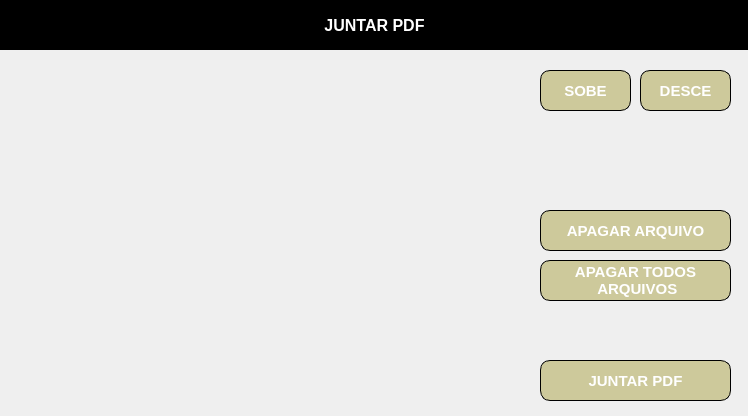
<?xml version="1.0" encoding="UTF-8"?>
<ui version="4.0">
 <class>pdfMerger</class>
 <widget class="QWidget" name="pdfMerger">
  <property name="geometry">
   <rect>
    <x>0</x>
    <y>0</y>
    <width>748</width>
    <height>416</height>
   </rect>
  </property>
  <property name="windowTitle">
   <string>JUNTAR PDF</string>
  </property>
  <widget class="QLabel" name="label_7">
   <property name="geometry">
    <rect>
     <x>-10</x>
     <y>-11</y>
     <width>771</width>
     <height>61</height>
    </rect>
   </property>
   <property name="styleSheet">
    <string notr="true">background: black;</string>
   </property>
   <property name="text">
    <string/>
   </property>
  </widget>
  <widget class="QLabel" name="label_5">
   <property name="geometry">
    <rect>
     <x>4</x>
     <y>10</y>
     <width>741</width>
     <height>31</height>
    </rect>
   </property>
   <property name="font">
    <font>
     <pointsize>12</pointsize>
     <weight>75</weight>
     <bold>true</bold>
    </font>
   </property>
   <property name="styleSheet">
    <string notr="true">color: white;</string>
   </property>
   <property name="text">
    <string>JUNTAR PDF</string>
   </property>
   <property name="alignment">
    <set>Qt::AlignCenter</set>
   </property>
  </widget>
  <widget class="QLabel" name="label_6">
   <property name="geometry">
    <rect>
     <x>20</x>
     <y>10</y>
     <width>31</width>
     <height>31</height>
    </rect>
   </property>
   <property name="text">
    <string/>
   </property>
   <property name="pixmap">
    <pixmap>../static/apple-touch-icon.png</pixmap>
   </property>
   <property name="scaledContents">
    <bool>true</bool>
   </property>
  </widget>
  <widget class="QPushButton" name="btnSobe">
   <property name="geometry">
    <rect>
     <x>540</x>
     <y>70</y>
     <width>91</width>
     <height>41</height>
    </rect>
   </property>
   <property name="font">
    <font>
     <pointsize>11</pointsize>
     <weight>75</weight>
     <bold>true</bold>
    </font>
   </property>
   <property name="styleSheet">
    <string notr="true">border-radius: 10px; border: 1px solid rgb(0,0,0);  background-color: #CDC99B;    color: white;</string>
   </property>
   <property name="text">
    <string>SOBE</string>
   </property>
  </widget>
  <widget class="QPushButton" name="btnDesce">
   <property name="geometry">
    <rect>
     <x>640</x>
     <y>70</y>
     <width>91</width>
     <height>41</height>
    </rect>
   </property>
   <property name="font">
    <font>
     <pointsize>11</pointsize>
     <weight>75</weight>
     <bold>true</bold>
    </font>
   </property>
   <property name="styleSheet">
    <string notr="true">border-radius: 10px; border: 1px solid rgb(0,0,0);  background-color: #CDC99B;    color: white;</string>
   </property>
   <property name="text">
    <string>DESCE</string>
   </property>
  </widget>
  <widget class="QPushButton" name="btnJuntar">
   <property name="geometry">
    <rect>
     <x>540</x>
     <y>360</y>
     <width>191</width>
     <height>41</height>
    </rect>
   </property>
   <property name="font">
    <font>
     <pointsize>11</pointsize>
     <weight>75</weight>
     <bold>true</bold>
    </font>
   </property>
   <property name="styleSheet">
    <string notr="true">border-radius: 10px; border: 1px solid rgb(0,0,0);  background-color: #CDC99B;    color: white;</string>
   </property>
   <property name="text">
    <string>JUNTAR PDF</string>
   </property>
  </widget>
  <widget class="QPushButton" name="btnApagar">
   <property name="geometry">
    <rect>
     <x>540</x>
     <y>210</y>
     <width>191</width>
     <height>41</height>
    </rect>
   </property>
   <property name="font">
    <font>
     <pointsize>11</pointsize>
     <weight>75</weight>
     <bold>true</bold>
    </font>
   </property>
   <property name="styleSheet">
    <string notr="true">border-radius: 10px; border: 1px solid rgb(0,0,0);  background-color: #CDC99B;    color: white;</string>
   </property>
   <property name="text">
    <string>APAGAR ARQUIVO</string>
   </property>
  </widget>
  <widget class="QPushButton" name="btnApagarTodos">
   <property name="geometry">
    <rect>
     <x>540</x>
     <y>260</y>
     <width>191</width>
     <height>41</height>
    </rect>
   </property>
   <property name="font">
    <font>
     <pointsize>11</pointsize>
     <weight>75</weight>
     <bold>true</bold>
    </font>
   </property>
   <property name="styleSheet">
    <string notr="true">border-radius: 10px; border: 1px solid rgb(0,0,0);  background-color: #CDC99B;    color: white;</string>
   </property>
   <property name="text">
    <string>APAGAR TODOS 
 ARQUIVOS</string>
   </property>
  </widget>
 </widget>
 <tabstops>
  <tabstop>btnSobe</tabstop>
  <tabstop>btnDesce</tabstop>
  <tabstop>btnApagar</tabstop>
  <tabstop>btnApagarTodos</tabstop>
  <tabstop>btnJuntar</tabstop>
 </tabstops>
 <resources/>
 <connections/>
</ui>
